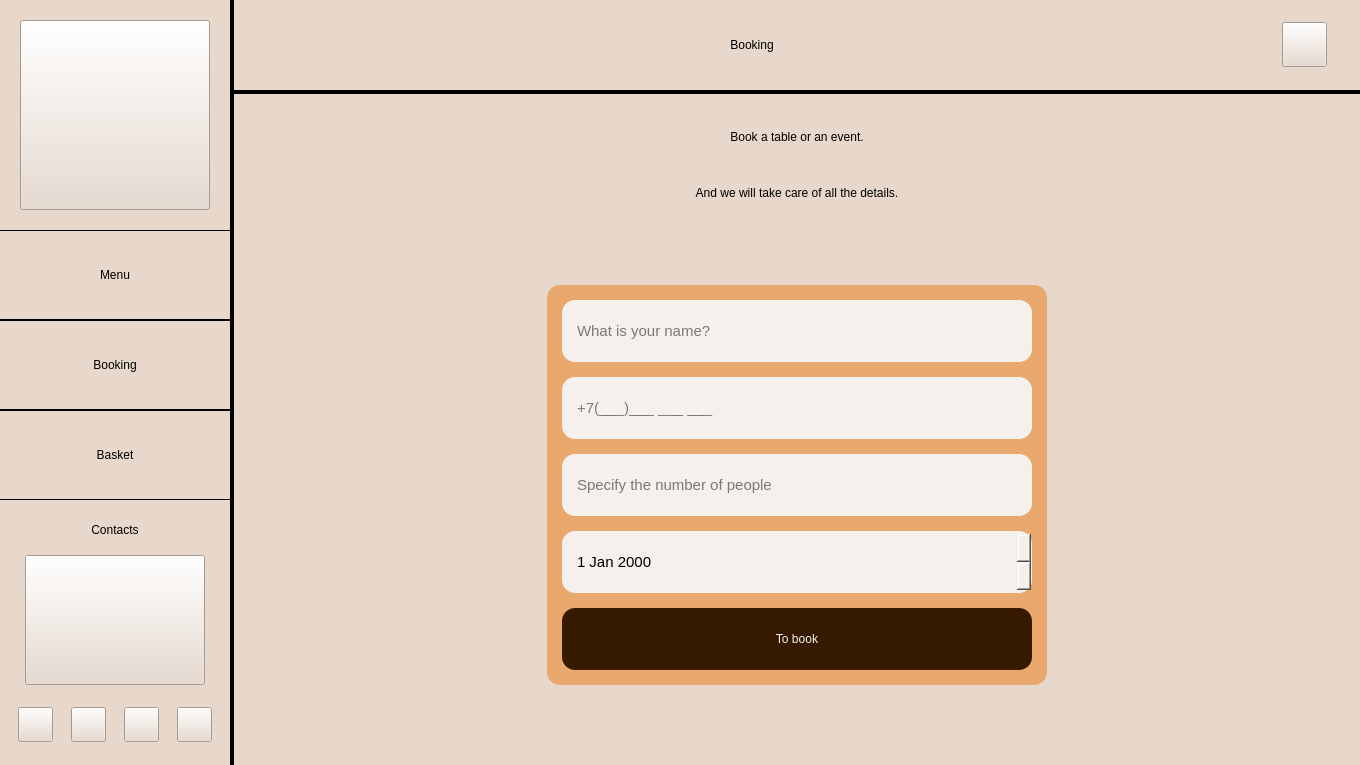
<?xml version="1.0" encoding="UTF-8"?>
<ui version="4.0">
 <class>BookingWindow</class>
 <widget class="QMainWindow" name="BookingWindow">
  <property name="geometry">
   <rect>
    <x>0</x>
    <y>0</y>
    <width>1360</width>
    <height>765</height>
   </rect>
  </property>
  <property name="sizePolicy">
   <sizepolicy hsizetype="Minimum" vsizetype="Preferred">
    <horstretch>0</horstretch>
    <verstretch>0</verstretch>
   </sizepolicy>
  </property>
  <property name="minimumSize">
   <size>
    <width>800</width>
    <height>445</height>
   </size>
  </property>
  <property name="maximumSize">
   <size>
    <width>15360</width>
    <height>8640</height>
   </size>
  </property>
  <property name="sizeIncrement">
   <size>
    <width>0</width>
    <height>0</height>
   </size>
  </property>
  <property name="windowTitle">
   <string>OurCafe</string>
  </property>
  <property name="styleSheet">
   <string notr="true">background-color: #E7D8CB;
color: #000000;</string>
  </property>
  <widget class="QWidget" name="Window">
   <property name="sizePolicy">
    <sizepolicy hsizetype="Fixed" vsizetype="Preferred">
     <horstretch>0</horstretch>
     <verstretch>0</verstretch>
    </sizepolicy>
   </property>
   <layout class="QHBoxLayout" name="Window_horizontalLayout">
    <property name="spacing">
     <number>0</number>
    </property>
    <property name="leftMargin">
     <number>0</number>
    </property>
    <property name="topMargin">
     <number>0</number>
    </property>
    <property name="rightMargin">
     <number>0</number>
    </property>
    <property name="bottomMargin">
     <number>0</number>
    </property>
    <item>
     <widget class="QWidget" name="Sidebar" native="true">
      <property name="enabled">
       <bool>true</bool>
      </property>
      <property name="sizePolicy">
       <sizepolicy hsizetype="Fixed" vsizetype="Preferred">
        <horstretch>230</horstretch>
        <verstretch>0</verstretch>
       </sizepolicy>
      </property>
      <property name="minimumSize">
       <size>
        <width>230</width>
        <height>0</height>
       </size>
      </property>
      <property name="maximumSize">
       <size>
        <width>230</width>
        <height>16777215</height>
       </size>
      </property>
      <property name="baseSize">
       <size>
        <width>230</width>
        <height>0</height>
       </size>
      </property>
      <property name="styleSheet">
       <string notr="true">font: 700 40px</string>
      </property>
      <layout class="QVBoxLayout" name="Sidebar_verticalLayout">
       <property name="spacing">
        <number>0</number>
       </property>
       <property name="sizeConstraint">
        <enum>QLayout::SetMinimumSize</enum>
       </property>
       <property name="leftMargin">
        <number>0</number>
       </property>
       <property name="topMargin">
        <number>20</number>
       </property>
       <property name="rightMargin">
        <number>0</number>
       </property>
       <property name="bottomMargin">
        <number>20</number>
       </property>
       <item>
        <widget class="QWidget" name="MainLogoWrapper" native="true">
         <property name="sizePolicy">
          <sizepolicy hsizetype="Fixed" vsizetype="Fixed">
           <horstretch>0</horstretch>
           <verstretch>0</verstretch>
          </sizepolicy>
         </property>
         <property name="minimumSize">
          <size>
           <width>190</width>
           <height>190</height>
          </size>
         </property>
         <property name="maximumSize">
          <size>
           <width>256</width>
           <height>256</height>
          </size>
         </property>
         <layout class="QHBoxLayout" name="MainLogoWrapper_horizontalLayout">
          <property name="spacing">
           <number>0</number>
          </property>
          <property name="sizeConstraint">
           <enum>QLayout::SetDefaultConstraint</enum>
          </property>
          <property name="leftMargin">
           <number>0</number>
          </property>
          <property name="topMargin">
           <number>0</number>
          </property>
          <property name="rightMargin">
           <number>0</number>
          </property>
          <property name="bottomMargin">
           <number>0</number>
          </property>
          <item>
           <widget class="QPushButton" name="MainLogo">
            <property name="sizePolicy">
             <sizepolicy hsizetype="Fixed" vsizetype="Fixed">
              <horstretch>0</horstretch>
              <verstretch>0</verstretch>
             </sizepolicy>
            </property>
            <property name="minimumSize">
             <size>
              <width>190</width>
              <height>190</height>
             </size>
            </property>
            <property name="maximumSize">
             <size>
              <width>190</width>
              <height>190</height>
             </size>
            </property>
            <property name="cursor">
             <cursorShape>PointingHandCursor</cursorShape>
            </property>
            <property name="styleSheet">
             <string notr="true">border-image: url(:/resources/resources/MainLogo.png) 0 stretch stretch;</string>
            </property>
            <property name="text">
             <string/>
            </property>
           </widget>
          </item>
         </layout>
        </widget>
       </item>
       <item>
        <spacer name="Sidebar_verticalSpacer_3">
         <property name="orientation">
          <enum>Qt::Vertical</enum>
         </property>
         <property name="sizeType">
          <enum>QSizePolicy::Maximum</enum>
         </property>
         <property name="sizeHint" stdset="0">
          <size>
           <width>45</width>
           <height>20</height>
          </size>
         </property>
        </spacer>
       </item>
       <item>
        <widget class="QPushButton" name="MenuButton">
         <property name="minimumSize">
          <size>
           <width>0</width>
           <height>90</height>
          </size>
         </property>
         <property name="baseSize">
          <size>
           <width>0</width>
           <height>0</height>
          </size>
         </property>
         <property name="cursor">
          <cursorShape>PointingHandCursor</cursorShape>
         </property>
         <property name="styleSheet">
          <string notr="true">QPushButton {
	
	border-top: 1px solid black;
	border-bottom: 1px solid black;
}
QPushButton:hover {
	color: #ffffff;
	background-color: #E59C59;
}</string>
         </property>
         <property name="text">
          <string>Menu</string>
         </property>
        </widget>
       </item>
       <item>
        <widget class="QPushButton" name="BookingButton">
         <property name="minimumSize">
          <size>
           <width>0</width>
           <height>90</height>
          </size>
         </property>
         <property name="baseSize">
          <size>
           <width>0</width>
           <height>0</height>
          </size>
         </property>
         <property name="cursor">
          <cursorShape>PointingHandCursor</cursorShape>
         </property>
         <property name="styleSheet">
          <string>QPushButton {
	
	border-top: 1px solid black;
	border-bottom: 1px solid black;
}
QPushButton:hover {
	color: #ffffff;
	background-color: #E59C59;
}</string>
         </property>
         <property name="text">
          <string>Booking</string>
         </property>
        </widget>
       </item>
       <item>
        <widget class="QPushButton" name="BasketButton">
         <property name="minimumSize">
          <size>
           <width>0</width>
           <height>90</height>
          </size>
         </property>
         <property name="baseSize">
          <size>
           <width>0</width>
           <height>0</height>
          </size>
         </property>
         <property name="cursor">
          <cursorShape>PointingHandCursor</cursorShape>
         </property>
         <property name="styleSheet">
          <string notr="true">QPushButton {
	
	border-top: 1px solid black;
	border-bottom: 1px solid black;
}
QPushButton:hover {
	color: #ffffff;
	background-color: #E59C59;
}</string>
         </property>
         <property name="text">
          <string>Basket</string>
         </property>
        </widget>
       </item>
       <item>
        <spacer name="Sidebar_verticalSpacer">
         <property name="orientation">
          <enum>Qt::Vertical</enum>
         </property>
         <property name="sizeType">
          <enum>QSizePolicy::Expanding</enum>
         </property>
         <property name="sizeHint" stdset="0">
          <size>
           <width>45</width>
           <height>10</height>
          </size>
         </property>
        </spacer>
       </item>
       <item>
        <widget class="QLabel" name="ContactsHeader">
         <property name="sizePolicy">
          <sizepolicy hsizetype="Preferred" vsizetype="Fixed">
           <horstretch>0</horstretch>
           <verstretch>0</verstretch>
          </sizepolicy>
         </property>
         <property name="minimumSize">
          <size>
           <width>0</width>
           <height>20</height>
          </size>
         </property>
         <property name="maximumSize">
          <size>
           <width>16777215</width>
           <height>40</height>
          </size>
         </property>
         <property name="styleSheet">
          <string notr="true">font: 700 26px;</string>
         </property>
         <property name="text">
          <string>Contacts</string>
         </property>
         <property name="alignment">
          <set>Qt::AlignCenter</set>
         </property>
         <property name="indent">
          <number>0</number>
         </property>
        </widget>
       </item>
       <item>
        <spacer name="Sidebar_verticalSpacer_4">
         <property name="orientation">
          <enum>Qt::Vertical</enum>
         </property>
         <property name="sizeType">
          <enum>QSizePolicy::Fixed</enum>
         </property>
         <property name="sizeHint" stdset="0">
          <size>
           <width>45</width>
           <height>15</height>
          </size>
         </property>
        </spacer>
       </item>
       <item>
        <widget class="QWidget" name="ContactsTextWrapper" native="true">
         <layout class="QHBoxLayout" name="ContactsTextWrapper_horizontalLayout_2">
          <property name="spacing">
           <number>0</number>
          </property>
          <property name="topMargin">
           <number>0</number>
          </property>
          <property name="bottomMargin">
           <number>0</number>
          </property>
          <item>
           <widget class="QPushButton" name="ContactsText">
            <property name="sizePolicy">
             <sizepolicy hsizetype="Fixed" vsizetype="Fixed">
              <horstretch>0</horstretch>
              <verstretch>0</verstretch>
             </sizepolicy>
            </property>
            <property name="minimumSize">
             <size>
              <width>180</width>
              <height>130</height>
             </size>
            </property>
            <property name="cursor">
             <cursorShape>PointingHandCursor</cursorShape>
            </property>
            <property name="styleSheet">
             <string notr="true">border-image: url(:/resources/resources/About_text.png) 0;</string>
            </property>
            <property name="text">
             <string/>
            </property>
           </widget>
          </item>
         </layout>
        </widget>
       </item>
       <item>
        <spacer name="Sidebar_verticalSpacer_2">
         <property name="orientation">
          <enum>Qt::Vertical</enum>
         </property>
         <property name="sizeType">
          <enum>QSizePolicy::Fixed</enum>
         </property>
         <property name="sizeHint" stdset="0">
          <size>
           <width>45</width>
           <height>20</height>
          </size>
         </property>
        </spacer>
       </item>
       <item>
        <widget class="QWidget" name="Social" native="true">
         <property name="sizePolicy">
          <sizepolicy hsizetype="Preferred" vsizetype="Fixed">
           <horstretch>0</horstretch>
           <verstretch>0</verstretch>
          </sizepolicy>
         </property>
         <layout class="QHBoxLayout" name="Social_horizontalLayout">
          <property name="spacing">
           <number>0</number>
          </property>
          <property name="leftMargin">
           <number>0</number>
          </property>
          <property name="topMargin">
           <number>2</number>
          </property>
          <property name="rightMargin">
           <number>0</number>
          </property>
          <property name="bottomMargin">
           <number>3</number>
          </property>
          <item>
           <widget class="QPushButton" name="Telegram">
            <property name="sizePolicy">
             <sizepolicy hsizetype="Maximum" vsizetype="Preferred">
              <horstretch>0</horstretch>
              <verstretch>0</verstretch>
             </sizepolicy>
            </property>
            <property name="minimumSize">
             <size>
              <width>35</width>
              <height>35</height>
             </size>
            </property>
            <property name="maximumSize">
             <size>
              <width>35</width>
              <height>35</height>
             </size>
            </property>
            <property name="cursor">
             <cursorShape>PointingHandCursor</cursorShape>
            </property>
            <property name="styleSheet">
             <string notr="true">border-image: url(:/resources/resources/Telegram.png) 0 stretch stretch;</string>
            </property>
            <property name="text">
             <string/>
            </property>
           </widget>
          </item>
          <item>
           <widget class="QPushButton" name="VK">
            <property name="sizePolicy">
             <sizepolicy hsizetype="Maximum" vsizetype="Preferred">
              <horstretch>0</horstretch>
              <verstretch>0</verstretch>
             </sizepolicy>
            </property>
            <property name="minimumSize">
             <size>
              <width>35</width>
              <height>35</height>
             </size>
            </property>
            <property name="maximumSize">
             <size>
              <width>35</width>
              <height>35</height>
             </size>
            </property>
            <property name="cursor">
             <cursorShape>PointingHandCursor</cursorShape>
            </property>
            <property name="styleSheet">
             <string notr="true">border-image: url(:/resources/resources/VK.png) 0 stretch stretch;</string>
            </property>
            <property name="text">
             <string/>
            </property>
           </widget>
          </item>
          <item>
           <widget class="QPushButton" name="Instagram">
            <property name="sizePolicy">
             <sizepolicy hsizetype="Maximum" vsizetype="Preferred">
              <horstretch>0</horstretch>
              <verstretch>0</verstretch>
             </sizepolicy>
            </property>
            <property name="minimumSize">
             <size>
              <width>35</width>
              <height>35</height>
             </size>
            </property>
            <property name="maximumSize">
             <size>
              <width>35</width>
              <height>35</height>
             </size>
            </property>
            <property name="cursor">
             <cursorShape>PointingHandCursor</cursorShape>
            </property>
            <property name="styleSheet">
             <string notr="true">border-image: url(:/resources/resources/Instagram.png) 0 stretch stretch;</string>
            </property>
            <property name="text">
             <string/>
            </property>
           </widget>
          </item>
          <item>
           <widget class="QPushButton" name="Whatsapp">
            <property name="sizePolicy">
             <sizepolicy hsizetype="Maximum" vsizetype="Preferred">
              <horstretch>0</horstretch>
              <verstretch>0</verstretch>
             </sizepolicy>
            </property>
            <property name="minimumSize">
             <size>
              <width>35</width>
              <height>35</height>
             </size>
            </property>
            <property name="maximumSize">
             <size>
              <width>35</width>
              <height>35</height>
             </size>
            </property>
            <property name="cursor">
             <cursorShape>PointingHandCursor</cursorShape>
            </property>
            <property name="styleSheet">
             <string notr="true">border-image: url(:/resources/resources/Whatsapp.png) 0 stretch stretch;</string>
            </property>
            <property name="text">
             <string/>
            </property>
           </widget>
          </item>
         </layout>
        </widget>
       </item>
      </layout>
     </widget>
    </item>
    <item>
     <widget class="Line" name="Sidebar_line">
      <property name="sizePolicy">
       <sizepolicy hsizetype="Fixed" vsizetype="Preferred">
        <horstretch>0</horstretch>
        <verstretch>0</verstretch>
       </sizepolicy>
      </property>
      <property name="minimumSize">
       <size>
        <width>4</width>
        <height>0</height>
       </size>
      </property>
      <property name="maximumSize">
       <size>
        <width>4</width>
        <height>16777215</height>
       </size>
      </property>
      <property name="frameShadow">
       <enum>QFrame::Plain</enum>
      </property>
      <property name="lineWidth">
       <number>4</number>
      </property>
      <property name="orientation">
       <enum>Qt::Vertical</enum>
      </property>
     </widget>
    </item>
    <item>
     <widget class="QWidget" name="Content" native="true">
      <layout class="QVBoxLayout" name="Content_verticalLayout">
       <property name="spacing">
        <number>0</number>
       </property>
       <property name="leftMargin">
        <number>0</number>
       </property>
       <property name="topMargin">
        <number>0</number>
       </property>
       <property name="rightMargin">
        <number>0</number>
       </property>
       <property name="bottomMargin">
        <number>0</number>
       </property>
       <item>
        <widget class="QWidget" name="Header" native="true">
         <property name="sizePolicy">
          <sizepolicy hsizetype="Preferred" vsizetype="Fixed">
           <horstretch>0</horstretch>
           <verstretch>0</verstretch>
          </sizepolicy>
         </property>
         <property name="minimumSize">
          <size>
           <width>0</width>
           <height>90</height>
          </size>
         </property>
         <property name="maximumSize">
          <size>
           <width>16777215</width>
           <height>90</height>
          </size>
         </property>
         <property name="styleSheet">
          <string notr="true">font: 700 45px;</string>
         </property>
         <layout class="QHBoxLayout" name="Header_horizontalLayout">
          <property name="spacing">
           <number>0</number>
          </property>
          <property name="leftMargin">
           <number>0</number>
          </property>
          <property name="topMargin">
           <number>0</number>
          </property>
          <property name="rightMargin">
           <number>0</number>
          </property>
          <property name="bottomMargin">
           <number>0</number>
          </property>
          <item>
           <widget class="QLabel" name="Heading">
            <property name="sizePolicy">
             <sizepolicy hsizetype="Preferred" vsizetype="Preferred">
              <horstretch>0</horstretch>
              <verstretch>0</verstretch>
             </sizepolicy>
            </property>
            <property name="text">
             <string>Booking</string>
            </property>
            <property name="alignment">
             <set>Qt::AlignCenter</set>
            </property>
            <property name="indent">
             <number>0</number>
            </property>
           </widget>
          </item>
          <item>
           <widget class="QWidget" name="CartAccountBlock" native="true">
            <property name="sizePolicy">
             <sizepolicy hsizetype="Maximum" vsizetype="Preferred">
              <horstretch>0</horstretch>
              <verstretch>0</verstretch>
             </sizepolicy>
            </property>
            <property name="minimumSize">
             <size>
              <width>70</width>
              <height>0</height>
             </size>
            </property>
            <property name="maximumSize">
             <size>
              <width>70</width>
              <height>16777215</height>
             </size>
            </property>
            <layout class="QHBoxLayout" name="CartAccountBlock_horizontalLayout">
             <property name="spacing">
              <number>15</number>
             </property>
             <property name="leftMargin">
              <number>0</number>
             </property>
             <property name="topMargin">
              <number>0</number>
             </property>
             <property name="rightMargin">
              <number>0</number>
             </property>
             <property name="bottomMargin">
              <number>0</number>
             </property>
             <item>
              <widget class="QPushButton" name="Account">
               <property name="sizePolicy">
                <sizepolicy hsizetype="Maximum" vsizetype="Maximum">
                 <horstretch>0</horstretch>
                 <verstretch>0</verstretch>
                </sizepolicy>
               </property>
               <property name="minimumSize">
                <size>
                 <width>45</width>
                 <height>45</height>
                </size>
               </property>
               <property name="maximumSize">
                <size>
                 <width>45</width>
                 <height>45</height>
                </size>
               </property>
               <property name="cursor">
                <cursorShape>PointingHandCursor</cursorShape>
               </property>
               <property name="styleSheet">
                <string notr="true">border-image: url(:/resources/resources/Account.png) 0 stretch stretch;</string>
               </property>
               <property name="text">
                <string/>
               </property>
              </widget>
             </item>
            </layout>
           </widget>
          </item>
          <item>
           <spacer name="horizontalSpacer">
            <property name="orientation">
             <enum>Qt::Horizontal</enum>
            </property>
            <property name="sizeType">
             <enum>QSizePolicy::Fixed</enum>
            </property>
            <property name="sizeHint" stdset="0">
             <size>
              <width>20</width>
              <height>20</height>
             </size>
            </property>
           </spacer>
          </item>
         </layout>
        </widget>
       </item>
       <item>
        <widget class="Line" name="Header_line">
         <property name="sizePolicy">
          <sizepolicy hsizetype="Minimum" vsizetype="Fixed">
           <horstretch>0</horstretch>
           <verstretch>0</verstretch>
          </sizepolicy>
         </property>
         <property name="minimumSize">
          <size>
           <width>0</width>
           <height>4</height>
          </size>
         </property>
         <property name="maximumSize">
          <size>
           <width>16777215</width>
           <height>4</height>
          </size>
         </property>
         <property name="frameShadow">
          <enum>QFrame::Plain</enum>
         </property>
         <property name="lineWidth">
          <number>4</number>
         </property>
         <property name="orientation">
          <enum>Qt::Horizontal</enum>
         </property>
        </widget>
       </item>
       <item>
        <widget class="QWidget" name="PageContent" native="true">
         <property name="sizePolicy">
          <sizepolicy hsizetype="Preferred" vsizetype="Preferred">
           <horstretch>0</horstretch>
           <verstretch>0</verstretch>
          </sizepolicy>
         </property>
         <property name="styleSheet">
          <string notr="true"/>
         </property>
         <layout class="QVBoxLayout" name="verticalLayout_2">
          <item>
           <widget class="QWidget" name="content" native="true">
            <property name="sizePolicy">
             <sizepolicy hsizetype="Preferred" vsizetype="Preferred">
              <horstretch>0</horstretch>
              <verstretch>0</verstretch>
             </sizepolicy>
            </property>
            <layout class="QVBoxLayout" name="verticalLayout">
             <item>
              <layout class="QVBoxLayout" name="layoutforcontent">
               <item>
                <widget class="QLabel" name="label_top">
                 <property name="sizePolicy">
                  <sizepolicy hsizetype="Preferred" vsizetype="Fixed">
                   <horstretch>50</horstretch>
                   <verstretch>0</verstretch>
                  </sizepolicy>
                 </property>
                 <property name="minimumSize">
                  <size>
                   <width>0</width>
                   <height>50</height>
                  </size>
                 </property>
                 <property name="maximumSize">
                  <size>
                   <width>16777215</width>
                   <height>50</height>
                  </size>
                 </property>
                 <property name="baseSize">
                  <size>
                   <width>0</width>
                   <height>50</height>
                  </size>
                 </property>
                 <property name="styleSheet">
                  <string notr="true">font: 700 26pt &quot;Segoe UI&quot;;</string>
                 </property>
                 <property name="text">
                  <string>Book a table or an event.</string>
                 </property>
                 <property name="alignment">
                  <set>Qt::AlignCenter</set>
                 </property>
                </widget>
               </item>
               <item>
                <widget class="QLabel" name="label_bottom">
                 <property name="sizePolicy">
                  <sizepolicy hsizetype="Preferred" vsizetype="Fixed">
                   <horstretch>0</horstretch>
                   <verstretch>0</verstretch>
                  </sizepolicy>
                 </property>
                 <property name="minimumSize">
                  <size>
                   <width>0</width>
                   <height>50</height>
                  </size>
                 </property>
                 <property name="styleSheet">
                  <string notr="true">font: 700 26pt &quot;Segoe UI&quot;;</string>
                 </property>
                 <property name="text">
                  <string>And we will take care of all the details.</string>
                 </property>
                 <property name="alignment">
                  <set>Qt::AlignCenter</set>
                 </property>
                </widget>
               </item>
               <item>
                <widget class="QWidget" name="widget" native="true">
                 <property name="sizePolicy">
                  <sizepolicy hsizetype="Expanding" vsizetype="Expanding">
                   <horstretch>100</horstretch>
                   <verstretch>105</verstretch>
                  </sizepolicy>
                 </property>
                 <layout class="QHBoxLayout" name="horizontalLayout_3">
                  <item>
                   <spacer name="horizontalSpacer_1">
                    <property name="orientation">
                     <enum>Qt::Horizontal</enum>
                    </property>
                    <property name="sizeHint" stdset="0">
                     <size>
                      <width>40</width>
                      <height>20</height>
                     </size>
                    </property>
                   </spacer>
                  </item>
                  <item>
                   <widget class="QWidget" name="form" native="true">
                    <property name="sizePolicy">
                     <sizepolicy hsizetype="Fixed" vsizetype="Fixed">
                      <horstretch>100</horstretch>
                      <verstretch>100</verstretch>
                     </sizepolicy>
                    </property>
                    <property name="minimumSize">
                     <size>
                      <width>500</width>
                      <height>400</height>
                     </size>
                    </property>
                    <property name="styleSheet">
                     <string notr="true">background-color: #E9A86D;
border-top-left-radius: 13px;
border-top-right-radius: 13px;
border-bottom-left-radius: 13px;
border-bottom-right-radius: 13px;</string>
                    </property>
                    <layout class="QHBoxLayout" name="horizontalLayout_4" stretch="0">
                     <property name="spacing">
                      <number>22</number>
                     </property>
                     <property name="leftMargin">
                      <number>15</number>
                     </property>
                     <property name="topMargin">
                      <number>15</number>
                     </property>
                     <property name="rightMargin">
                      <number>15</number>
                     </property>
                     <property name="bottomMargin">
                      <number>15</number>
                     </property>
                     <item>
                      <layout class="QVBoxLayout" name="verticalLayout_5" stretch="0,0,0,0,0">
                       <property name="spacing">
                        <number>15</number>
                       </property>
                       <item>
                        <widget class="QLineEdit" name="name">
                         <property name="sizePolicy">
                          <sizepolicy hsizetype="Expanding" vsizetype="Expanding">
                           <horstretch>0</horstretch>
                           <verstretch>0</verstretch>
                          </sizepolicy>
                         </property>
                         <property name="styleSheet">
                          <string notr="true">font: 15px;
color: #000000;

background-color: #F5F0EB;
border-radius: 13px;
padding: 0 13px;</string>
                         </property>
                         <property name="text">
                          <string/>
                         </property>
                         <property name="placeholderText">
                          <string>What is your name?</string>
                         </property>
                        </widget>
                       </item>
                       <item>
                        <widget class="QLineEdit" name="number">
                         <property name="sizePolicy">
                          <sizepolicy hsizetype="Expanding" vsizetype="Expanding">
                           <horstretch>0</horstretch>
                           <verstretch>0</verstretch>
                          </sizepolicy>
                         </property>
                         <property name="styleSheet">
                          <string notr="true">font: 15px;
color: #000000;

background-color: #F5F0EB;
border-radius: 13px;
padding: 0 13px;</string>
                         </property>
                         <property name="text">
                          <string/>
                         </property>
                         <property name="placeholderText">
                          <string>+7(___)___ ___ ___</string>
                         </property>
                        </widget>
                       </item>
                       <item>
                        <widget class="QLineEdit" name="people2">
                         <property name="sizePolicy">
                          <sizepolicy hsizetype="Expanding" vsizetype="Expanding">
                           <horstretch>0</horstretch>
                           <verstretch>0</verstretch>
                          </sizepolicy>
                         </property>
                         <property name="minimumSize">
                          <size>
                           <width>20</width>
                           <height>0</height>
                          </size>
                         </property>
                         <property name="styleSheet">
                          <string notr="true">font: 15px;
color: #000000;

background-color: #F5F0EB;
border-radius: 13px;
padding: 0 13px;</string>
                         </property>
                         <property name="text">
                          <string/>
                         </property>
                         <property name="placeholderText">
                          <string>Specify the number of people</string>
                         </property>
                        </widget>
                       </item>
                       <item>
                        <widget class="QDateEdit" name="dateEdit">
                         <property name="sizePolicy">
                          <sizepolicy hsizetype="Expanding" vsizetype="Expanding">
                           <horstretch>0</horstretch>
                           <verstretch>0</verstretch>
                          </sizepolicy>
                         </property>
                         <property name="minimumSize">
                          <size>
                           <width>150</width>
                           <height>0</height>
                          </size>
                         </property>
                         <property name="styleSheet">
                          <string notr="true">font: 15px;
color: #000000;

background-color: #F5F0EB;
border-radius: 13px;
padding: 0 13px;</string>
                         </property>
                        </widget>
                       </item>
                       <item>
                        <widget class="QPushButton" name="ButtonBook">
                         <property name="sizePolicy">
                          <sizepolicy hsizetype="Expanding" vsizetype="Expanding">
                           <horstretch>0</horstretch>
                           <verstretch>0</verstretch>
                          </sizepolicy>
                         </property>
                         <property name="cursor">
                          <cursorShape>PointingHandCursor</cursorShape>
                         </property>
                         <property name="styleSheet">
                          <string notr="true">font: 700 18px;
color: #F5F0EB;

background-color: #351A00;
border-radius: 13px;</string>
                         </property>
                         <property name="text">
                          <string>To book</string>
                         </property>
                        </widget>
                       </item>
                      </layout>
                     </item>
                    </layout>
                   </widget>
                  </item>
                  <item>
                   <spacer name="horizontalSpacer_2">
                    <property name="orientation">
                     <enum>Qt::Horizontal</enum>
                    </property>
                    <property name="sizeHint" stdset="0">
                     <size>
                      <width>40</width>
                      <height>20</height>
                     </size>
                    </property>
                   </spacer>
                  </item>
                 </layout>
                </widget>
               </item>
              </layout>
             </item>
            </layout>
           </widget>
          </item>
         </layout>
        </widget>
       </item>
      </layout>
     </widget>
    </item>
   </layout>
  </widget>
 </widget>
 <resources/>
 <connections/>
</ui>
